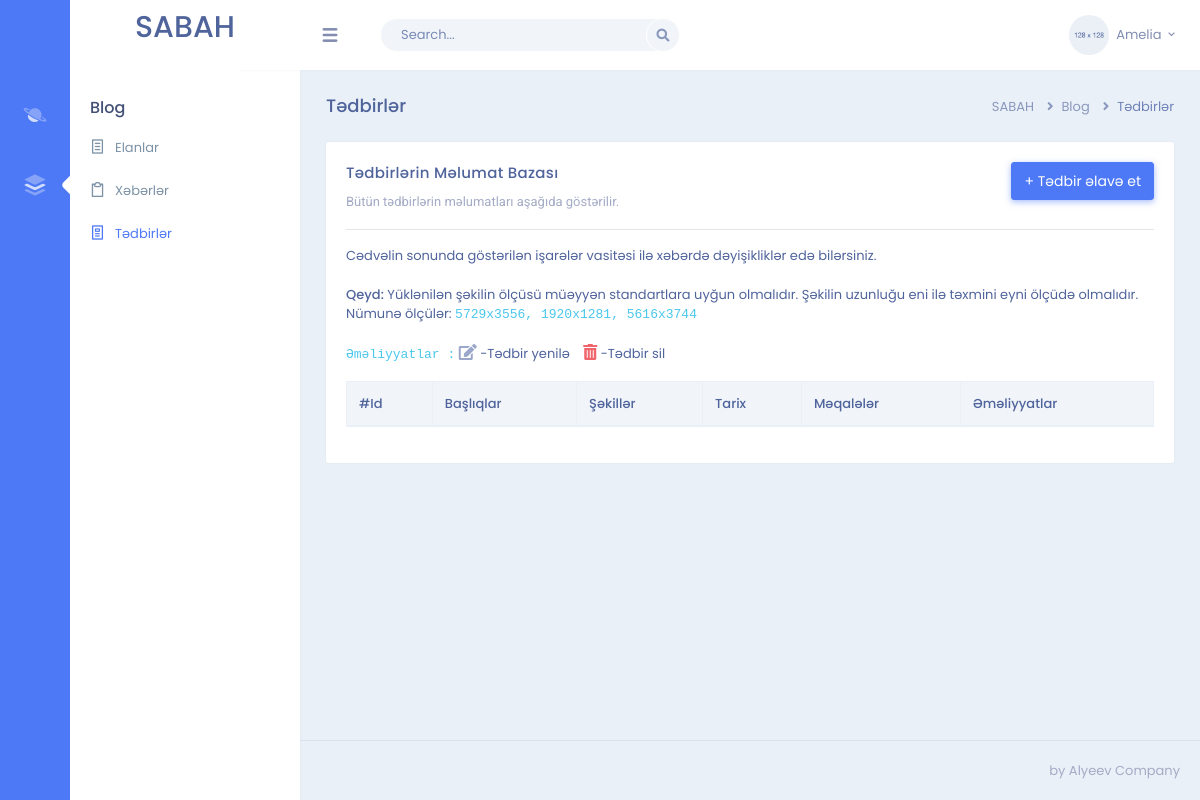
The page /admin-event on the database as committed earlier.
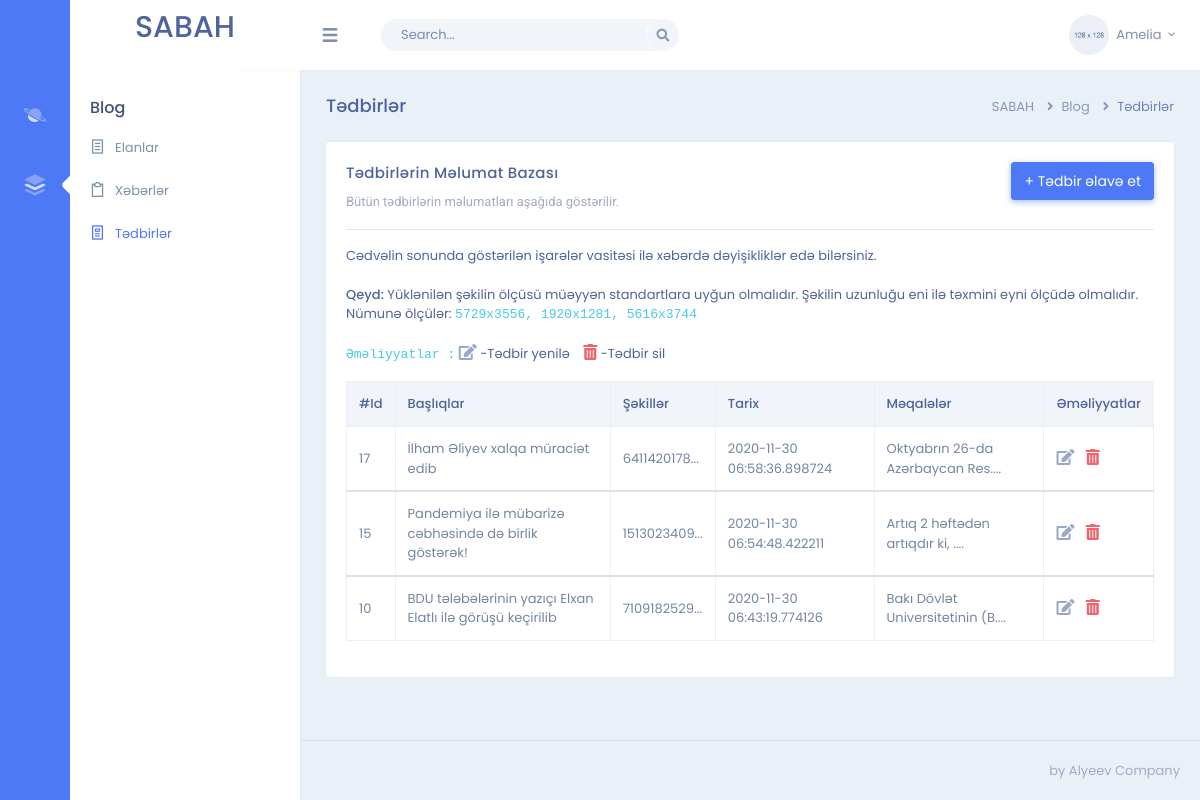
The same page on the database as committed later.
### sabah/models.py (models this page shows, shortened)
class Blog(db.Model):
    id = db.Column(db.Integer, primary_key=True)
    title = db.Column(db.String(250), nullable=False)
    image = db.Column(db.String(255), nullable=True)
    text = db.Column(db.Text, nullable=False)
    add_date = db.Column(db.DateTime, nullable=False, default=datetime.utcnow)
    type = db.Column(db.Integer, default=1)

### sabah/admin/routes.py (the view)
@admin.route('/admin-event', methods=['GET', 'POST'])
def admin_event():
    events = Blog.query.filter_by(type=2).order_by(Blog.add_date.desc())
    return render_template('admin/admin-event.html', events=events)

### sabah/templates/admin/admin-event.html (shortened to what this page needs)
{% extends '/admin/admin-layout.html' %}
{% block body %}
<div class="page-content">
    <div class="container-fluid">
        <div class="row">
            <div class="col-sm-12">
                <div class="page-title-box">
                    <div class="float-right">
                        <ol class="breadcrumb">
                            <li class="breadcrumb-item"><a href="javascript:void(0);">SABAH</a></li>
                            <li class="breadcrumb-item"><a href="javascript:void(0);">Blog</a></li>
                            <li class="breadcrumb-item active">Tədbirlər</li>
                        </ol>
                    </div>
                    <h4 class="page-title">Tədbirlər</h4>
                </div>
            </div>
        </div>
        <div class="row">
            <div class="col-12">
                <div class="card">
                    <div class="card-body">
                        <a href="{{ url_for('admin.event_create') }}"><button type="button"
                                class="btn btn-primary waves-effect waves-light float-right mb-3" data-toggle="modal"
                                data-animation="bounce" data-target=".bs-example-modal-lg">+
                                Tədbir əlavə et</button></a>
                        <h4 class="mt-0 header-title">Tədbirlərin Məlumat Bazası</h4>
                        <p class="text-muted mb-3">Bütün tədbirlərin məlumatları aşağıda göstərilir.<hr>
                            Cədvəlin sonunda göstərilən işarələr vasitəsi ilə xəbərdə dəyişikliklər edə bilərsiniz.<br><br>
                            <strong>Qeyd:</strong> Yüklənilən şəkilin ölçüsü müəyyən standartlara uyğun olmalıdır. Şəkilin uzunluğu eni ilə təxmini eyni ölçüdə olmalıdır. <br> Nümunə ölçülər: <code>5729x3556, 1920x1281, 5616x3744</code><br><br>
                            <code>Əməliyyatlar :</code> <i class="fas fa-edit text-info font-16"></i> -Tədbir yenilə <i
                                    class="fas fa-trash-alt text-danger font-16" style="margin-left: 10px;"></i> -Tədbir sil
                        </p>
                        <table id="datatable" class="table table-bordered dt-responsive nowrap"
                            style="border-collapse: collapse; border-spacing: 0; width: 100%;">
                            <thead>
                                <tr>
                                    <th>#Id</th>
                                    <th>Başlıqlar</th>
                                    <th>Şəkillər</th>
                                    <th>Tarix</th>
                                    <th>Məqalələr</th>
                                    <th>Əməliyyatlar</th>
                                </tr>
                            </thead>
                            {% for event in events %}
                            <tbody>
                                <tr>
                                    <td> {{ event.id }} </td>
                                    <td> {{ event.title }} </td>
                                    <td> {{ event.image[:10] + '...' }} </td>
                                    <td> {{ event.add_date }} </td>
                                    <td> {{ event.text[:30] + '....'  }} </td>
                                    <td>
                                        <a href="{{ url_for('admin.event_update', event_id=event.id) }}" class="mr-2"><i class="fas fa-edit text-info font-16"></i></a>
                                        <a data-toggle="modal" data-target="#exampleModal"><i class="fas fa-trash-alt text-danger font-16"></i></a>
                                    </td>
                                </tr>
                            </tbody>
                            {%  endfor %}
                        </table>
                    </div>
                </div>
            </div>
        </div>
    </div>
</div>
</div>
{% endblock %}

Rows that differ between the two databases and show on the page:
added Blog: id "17", title "İlham Əliyev xalqa müraciət edib", image "6411420178...", add_date "2020-11-30 06:58:36.898724", text "Oktyabrın 26-da Azərbaycan Res...."
added Blog: id "15", title "Pandemiya ilə mübarizə cəbhəsində də birlik göstərək!", image "1513023409...", add_date "2020-11-30 06:54:48.422211", text "Artıq 2 həftədən artıqdır ki, ...."
added Blog: id "10", title "BDU tələbələrinin yazıçı Elxan Elatlı ilə görüşü keçirilib", image "7109182529...", add_date "2020-11-30 06:43:19.774126", text "Bakı Dövlət Universitetinin (B...."
